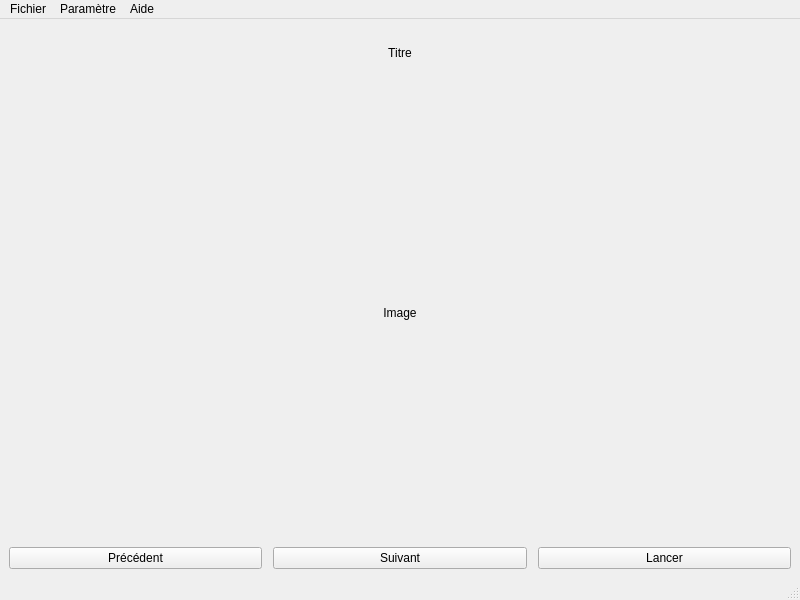
<?xml version="1.0" encoding="UTF-8"?>
<ui version="4.0">
 <class>LecteurVue</class>
 <widget class="QMainWindow" name="LecteurVue">
  <property name="geometry">
   <rect>
    <x>0</x>
    <y>0</y>
    <width>800</width>
    <height>600</height>
   </rect>
  </property>
  <property name="windowTitle">
   <string>LecteurVue</string>
  </property>
  <widget class="QWidget" name="centralwidget">
   <layout class="QVBoxLayout" name="verticalLayout_2" stretch="1,0,1,0,0">
    <item>
     <widget class="QLabel" name="lTitre">
      <property name="maximumSize">
       <size>
        <width>16777215</width>
        <height>50</height>
       </size>
      </property>
      <property name="text">
       <string>Titre</string>
      </property>
      <property name="alignment">
       <set>Qt::AlignCenter</set>
      </property>
     </widget>
    </item>
    <item>
     <spacer name="verticalSpacer">
      <property name="orientation">
       <enum>Qt::Vertical</enum>
      </property>
      <property name="sizeType">
       <enum>QSizePolicy::Fixed</enum>
      </property>
      <property name="sizeHint" stdset="0">
       <size>
        <width>10</width>
        <height>10</height>
       </size>
      </property>
     </spacer>
    </item>
    <item>
     <layout class="QHBoxLayout" name="horizontalLayout">
      <item>
       <spacer name="horizontalSpacer_2">
        <property name="orientation">
         <enum>Qt::Horizontal</enum>
        </property>
        <property name="sizeType">
         <enum>QSizePolicy::Fixed</enum>
        </property>
        <property name="sizeHint" stdset="0">
         <size>
          <width>10</width>
          <height>10</height>
         </size>
        </property>
       </spacer>
      </item>
      <item>
       <widget class="QLabel" name="lImage">
        <property name="text">
         <string>Image</string>
        </property>
        <property name="alignment">
         <set>Qt::AlignCenter</set>
        </property>
       </widget>
      </item>
      <item>
       <spacer name="horizontalSpacer">
        <property name="orientation">
         <enum>Qt::Horizontal</enum>
        </property>
        <property name="sizeType">
         <enum>QSizePolicy::Fixed</enum>
        </property>
        <property name="sizeHint" stdset="0">
         <size>
          <width>10</width>
          <height>10</height>
         </size>
        </property>
       </spacer>
      </item>
     </layout>
    </item>
    <item>
     <spacer name="verticalSpacer_2">
      <property name="orientation">
       <enum>Qt::Vertical</enum>
      </property>
      <property name="sizeType">
       <enum>QSizePolicy::Fixed</enum>
      </property>
      <property name="sizeHint" stdset="0">
       <size>
        <width>10</width>
        <height>10</height>
       </size>
      </property>
     </spacer>
    </item>
    <item>
     <layout class="QHBoxLayout" name="horizontalLayout_2" stretch="0,0,0,0,0">
      <property name="spacing">
       <number>6</number>
      </property>
      <item>
       <widget class="QPushButton" name="bPrecedent">
        <property name="text">
         <string>Précédent</string>
        </property>
       </widget>
      </item>
      <item>
       <spacer name="horizontalSpacer_3">
        <property name="orientation">
         <enum>Qt::Horizontal</enum>
        </property>
        <property name="sizeType">
         <enum>QSizePolicy::Fixed</enum>
        </property>
        <property name="sizeHint" stdset="0">
         <size>
          <width>5</width>
          <height>5</height>
         </size>
        </property>
       </spacer>
      </item>
      <item>
       <widget class="QPushButton" name="bSuivant">
        <property name="text">
         <string>Suivant</string>
        </property>
       </widget>
      </item>
      <item>
       <spacer name="horizontalSpacer_4">
        <property name="orientation">
         <enum>Qt::Horizontal</enum>
        </property>
        <property name="sizeType">
         <enum>QSizePolicy::Fixed</enum>
        </property>
        <property name="sizeHint" stdset="0">
         <size>
          <width>5</width>
          <height>5</height>
         </size>
        </property>
       </spacer>
      </item>
      <item>
       <widget class="QPushButton" name="bLancer">
        <property name="text">
         <string>Lancer</string>
        </property>
       </widget>
      </item>
     </layout>
    </item>
   </layout>
  </widget>
  <widget class="QMenuBar" name="menubar">
   <property name="geometry">
    <rect>
     <x>0</x>
     <y>0</y>
     <width>800</width>
     <height>21</height>
    </rect>
   </property>
   <widget class="QMenu" name="menuFichier">
    <property name="title">
     <string>Fichier</string>
    </property>
   </widget>
   <widget class="QMenu" name="menuParam_tre">
    <property name="title">
     <string>Paramètre</string>
    </property>
   </widget>
   <widget class="QMenu" name="menuAide">
    <property name="title">
     <string>Aide</string>
    </property>
   </widget>
   <addaction name="menuFichier"/>
   <addaction name="menuParam_tre"/>
   <addaction name="menuAide"/>
  </widget>
  <widget class="QStatusBar" name="statusbar"/>
 </widget>
 <resources/>
 <connections/>
</ui>
